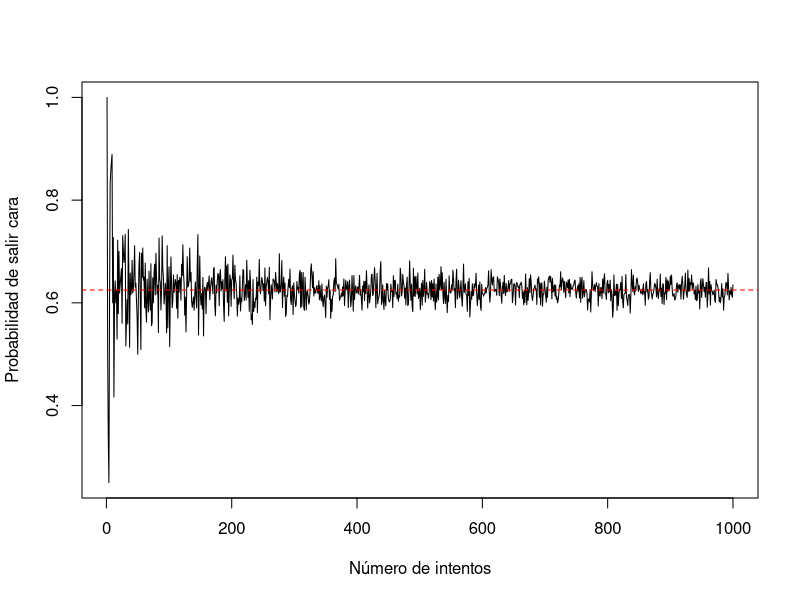

This figure's R source: (Note: this script raises an error after producing the figure.)
## ---- chunk 1

convergencia <- 1:1000

# Simular lanzamientos
for (lanzamientos in 1:1000) {
  convergencia[lanzamientos] = rbinom(n = 1,size=lanzamientos,p=5/8)/lanzamientos
}

# Gráfico de la convergencia
#convergencia

plot(convergencia,type = "l", xlab = "Número de intentos", ylab = "Probabilidad de salir cara")
abline(h = 5/8, col = "red", lty = 2)
## ---- chunk 2
probabilidad_ruina <- function(apuesta = 5, n_simulaciones = 5000){
  exitos <- 0  # Contador de éxitos
  
  for (i in 1:n_simulaciones) {
    final_fondos <- ruina(apuesta = apuesta)
    if (final_fondos[length(final_fondos)] > 200) {
      exitos <- exitos + 1  # Exito si se superan los 200 dólares
    }
  }
  
  prob_exito <- exitos / n_simulaciones  # Calcular la probabilidad de éxito
  return(prob_exito)
}

# Calcular la probabilidad de ruina para diferentes tamaños de apuesta
prob_ruina_5 <- probabilidad_ruina(apuesta = 5)
prob_ruina_25 <- probabilidad_ruina(apuesta = 25)
prob_ruina_50 <- probabilidad_ruina(apuesta = 50)

cat("Probabilidad de ruina con apuesta de 5 dólares:", prob_ruina_5, "\n")
cat("Probabilidad de ruina con apuesta de 25 dólares:", prob_ruina_25, "\n")
cat("Probabilidad de ruina con apuesta de 50 dólares:", prob_ruina_50, "\n")
